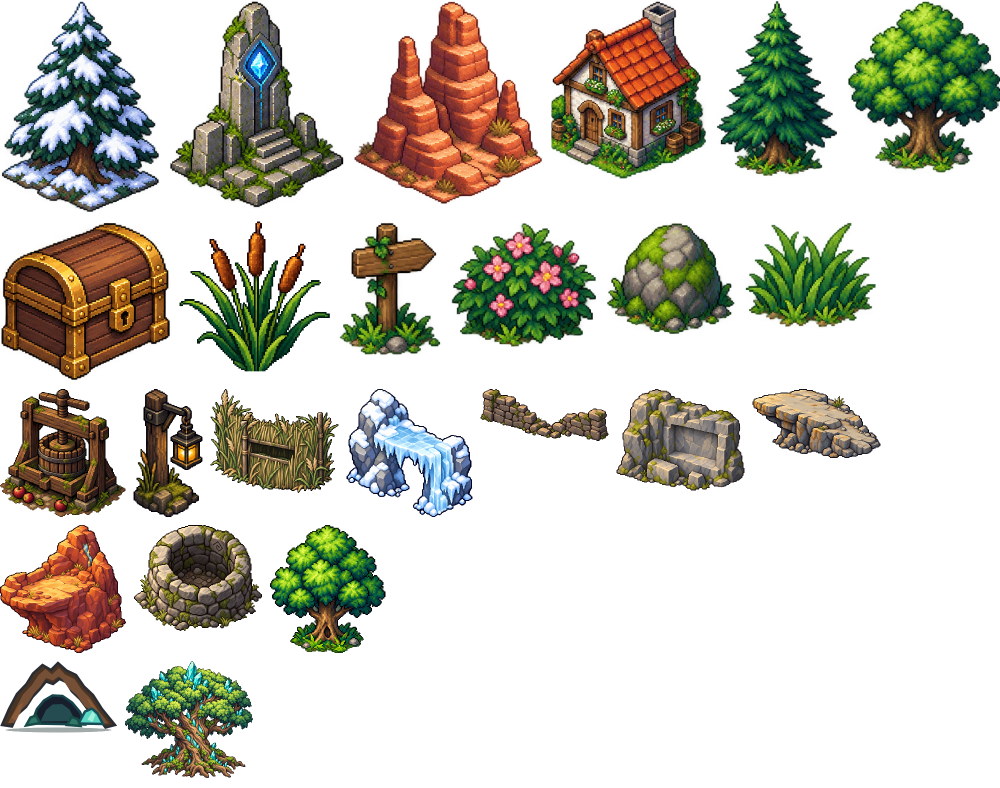
#> input picture art/assets/source/props-atlas.png, 2000 x 1576 px (shown at 1/2 size)
$ python -i export-landmark-props.py   (imports and definitions only)
#> lines starting #> are read from the running program, lines starting #| are printed output that depends on the picture
#!/usr/bin/env python3
"""Prepare generated landmark sources once and append them to the editable prop atlas."""

from __future__ import annotations

import argparse
import hashlib
import json
from pathlib import Path
import os
import tempfile

from PIL import Image


ROOT = Path(__file__).resolve().parents[2]
MANIFEST = Path("art/assets/source/landmarks/manifest.json")
PROFILES = Path("art/characters/export-profiles.json")
METADATA = Path("art/assets/metadata.json")
ATLAS = Path("art/assets/source/props-atlas.png")
MAX_EDGE = 256
ALPHA_THRESHOLD = 32
GUTTER = 16


# [28 lines left out: functions sha256, inside, profile_record, not called in this run]


def prepare(source: Path) -> Image.Image:
#> called with source = 'source/props-atlas.png'
    with Image.open(source) as image:
#> image is the input picture: PIL image 2000x1576 RGBA; mean R, G, B, A 36.1, 34.6, 23, 83.5
        if image.mode != "RGBA":
            raise ValueError(f"{source} is {image.mode}; expected RGBA")
        sprite = image.copy()
    alpha = sprite.getchannel("A").point(lambda value: 0 if value <= ALPHA_THRESHOLD else value)
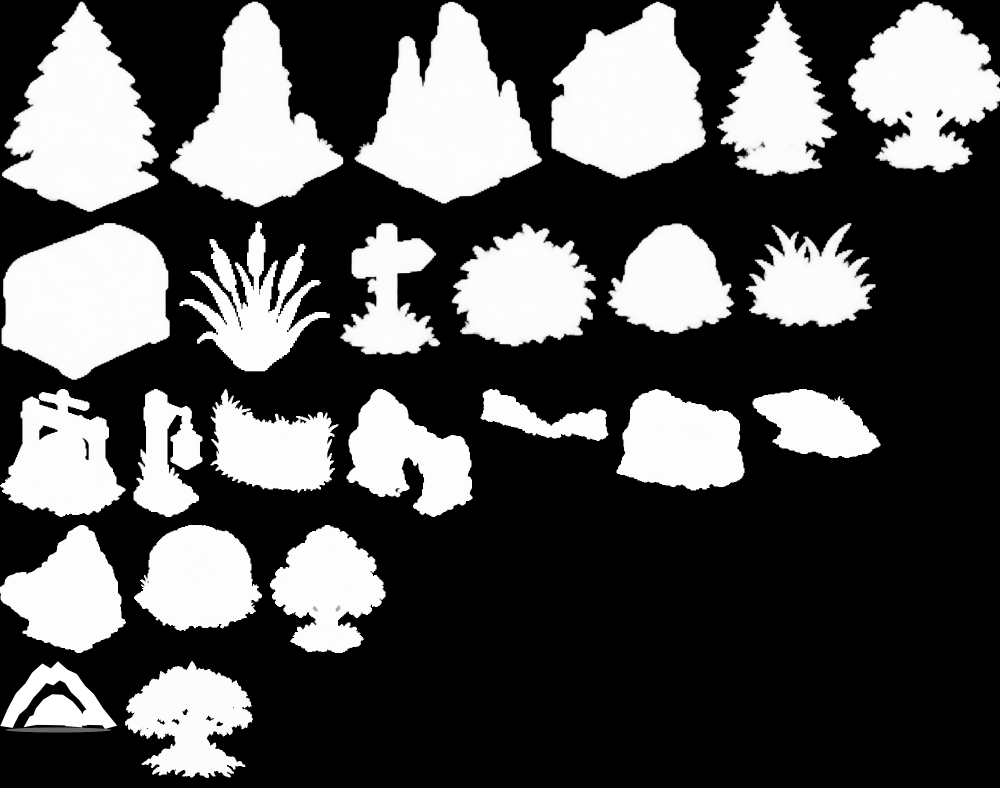
#> alpha: PIL image 2000x1576 L (shown at 1/2 size); min 0, max 255, mean 83.3
    bounds = alpha.getbbox()
#> bounds = (0, 2, 2000, 1556)
    if not bounds:
        raise ValueError(f"{source} has no visible pixels above alpha threshold {ALPHA_THRESHOLD}")
    sprite.putalpha(alpha)
    sprite = sprite.crop(bounds)
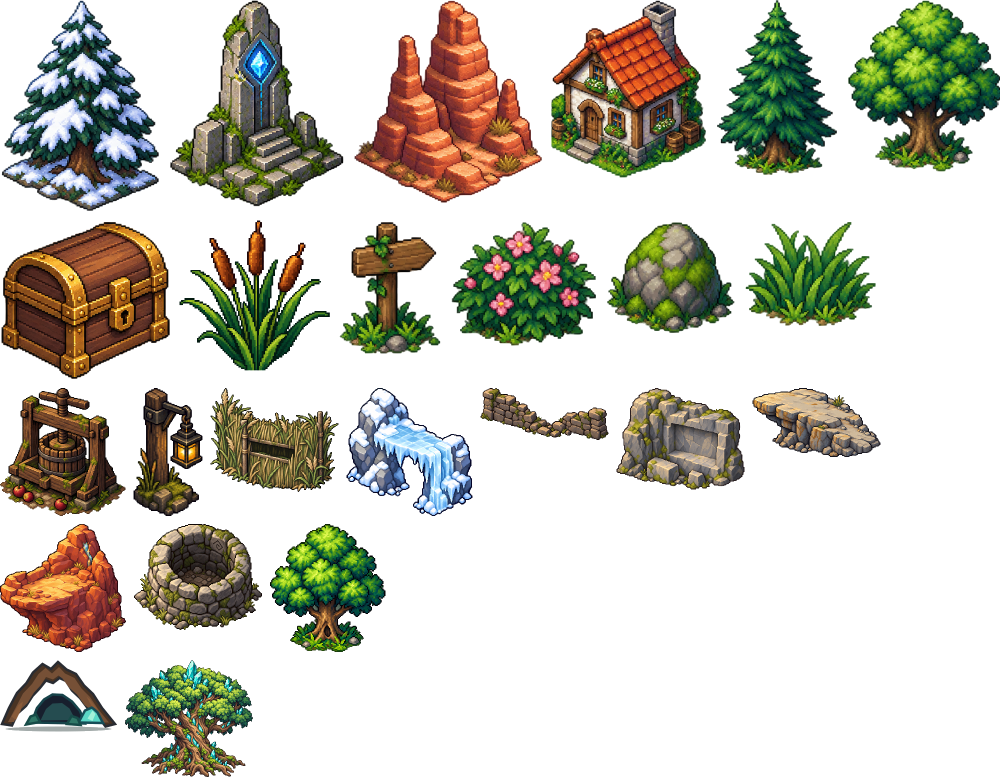
#> sprite: PIL image 2000x1554 RGBA (shown at 1/2 size); mean R, G, B, A 36.6, 35.1, 23.3, 84.5; transparent parts drawn white
    scale = min(1, MAX_EDGE / max(sprite.size))
#> scale = 0.128
    if scale < 1:
        size = (max(1, round(sprite.width * scale)), max(1, round(sprite.height * scale)))
#> size = (256, 199)
        sprite = sprite.resize(size, Image.Resampling.NEAREST)
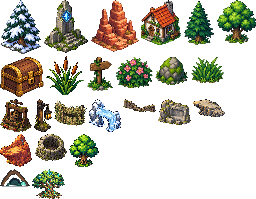
#> sprite: PIL image 256x199 RGBA; mean R, G, B, A 36.6, 35.2, 23.3, 84.5; transparent parts drawn white
    return sprite


# [185 lines left out: functions stage_png, load, write, check, main, not called in this run]


# [2 lines not run here, left out]

>>> result = prepare('source/props-atlas.png')
